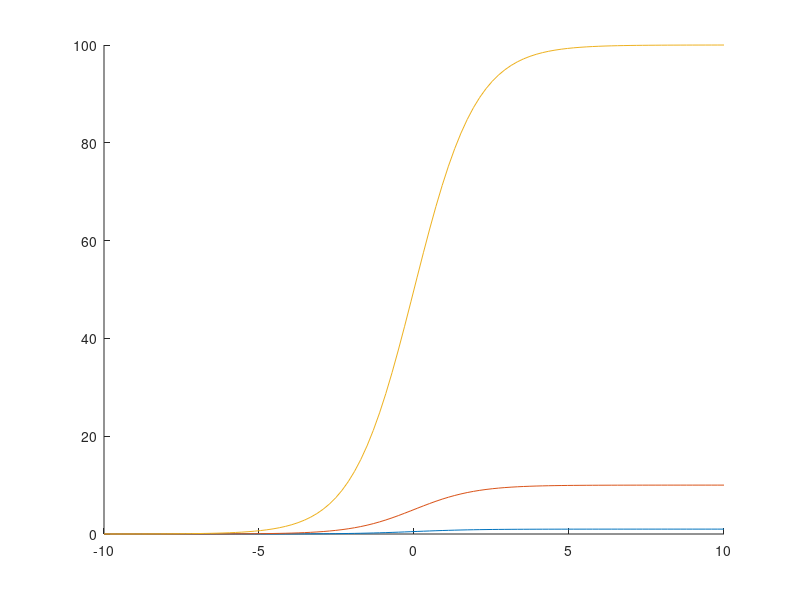

Reproduce this figure in MATLAB.
fr_func = @(x,z)bsxfun(@plus,x(:,1),bsxfun(@rdivide,x(:,2),...
    (1 + exp(bsxfun(@plus,-x(:,3) * z,x(:,4))))))' + eps;

figure; hold on;

bs = [1,10,100];

for i =1:numel(bs)
    x = linspace(-10,10,100); param = [0,bs(i),1,0];    
    plot(x,fr_func(param,x))
end
